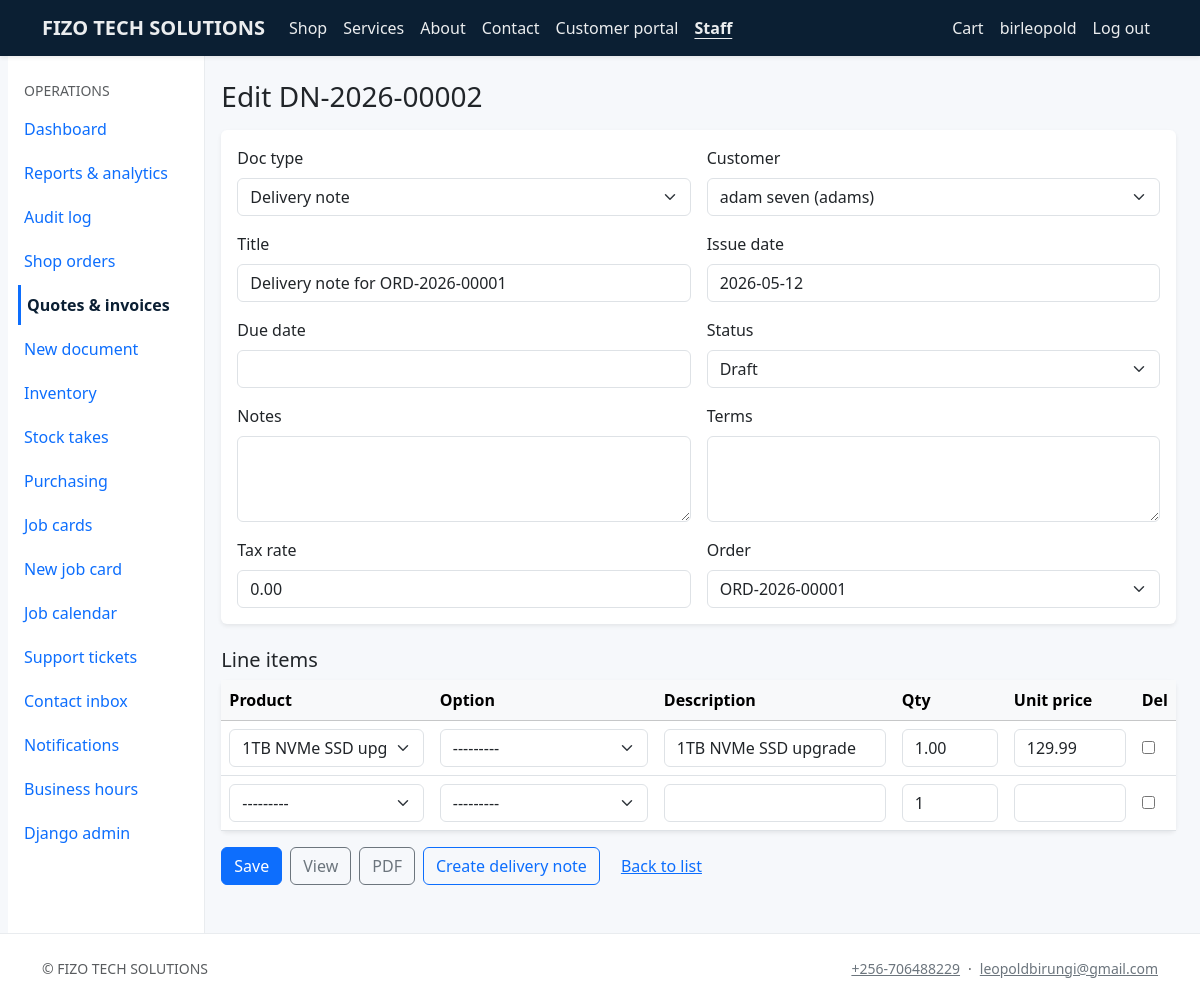
The page /staff/documents/9/ (signed in) on the database its author committed.
### core/models.py (models this page shows, shortened)
class CompanySettings(models.Model):
    company_name = models.CharField(max_length=200, default="ALLTECH")
    legal_name = models.CharField(max_length=200, blank=True)
    tagline = models.CharField(max_length=300, blank=True)
    email = models.EmailField(blank=True)
    phone = models.CharField(max_length=64, blank=True)
    website = models.URLField(blank=True)
    address_line = models.CharField(max_length=255, blank=True)
    city = models.CharField(max_length=120, blank=True)
    region = models.CharField(max_length=120, blank=True)
    postal_code = models.CharField(max_length=32, blank=True)
    country = models.CharField(max_length=120, blank=True)
    tax_id = models.CharField(max_length=64, blank=True, verbose_name="Tax / VAT ID")
    bank_details = models.TextField(blank=True, help_text="Shown on invoices / proformas.")
    default_tax_rate = models.DecimalField(
        max_digits=5, decimal_places=2, default=0, help_text="Percentage, e.g. 15.00"
    )
    currency_code = models.CharField(max_length=8, default="UGX")
    logo = models.ImageField(upload_to="company/", blank=True, null=True)
    sla_low_hours = models.PositiveIntegerField(
        default=168, help_text="SLA target (hours) for Low priority work — default 1 week."
    )
    sla_normal_hours = models.PositiveIntegerField(
        default=72, help_text="SLA target (hours) for Normal priority — default 3 days."
    )
    sla_high_hours = models.PositiveIntegerField(
        default=24, help_text="SLA target (hours) for High priority — default 24h."
    )
    sla_urgent_hours = models.PositiveIntegerField(
        default=8, help_text="SLA target (hours) for Urgent priority — default 8h."
    )
    class Meta:
        verbose_name = "Company settings"
        verbose_name_plural = "Company settings"
    @classmethod
    def load(cls) -> "CompanySettings":
        obj, _ = cls.objects.get_or_create(pk=1)
        return obj

### billing/models.py (models this page shows, shortened)
class CommercialDocument(models.Model):
    TYPE_QUOTE = "quote"
    TYPE_PROFORMA = "proforma"
    TYPE_INVOICE = "invoice"
    TYPE_RECEIPT = "receipt"
    TYPE_DELIVERY_NOTE = "delivery_note"
    TYPE_DEMAND_NOTE = "demand_note"
    TYPE_CHOICES = [
        (TYPE_QUOTE, "Quotation"),
        (TYPE_PROFORMA, "Proforma invoice"),
        (TYPE_INVOICE, "Tax invoice"),
        (TYPE_RECEIPT, "Receipt"),
        (TYPE_DELIVERY_NOTE, "Delivery note"),
        (TYPE_DEMAND_NOTE, "Demand note"),
    ]
    STATUS_DRAFT = "draft"
    STATUS_ISSUED = "issued"
    STATUS_PARTIALLY_PAID = "partial"
    STATUS_PAID = "paid"
    STATUS_CANCELLED = "cancelled"
    STATUS_CHOICES = [
        (STATUS_DRAFT, "Draft"),
        (STATUS_ISSUED, "Issued"),
        (STATUS_PARTIALLY_PAID, "Partially paid"),
        (STATUS_PAID, "Paid"),
        (STATUS_CANCELLED, "Cancelled"),
    ]
    PREFIX = {
        TYPE_QUOTE: "QUO",
        TYPE_PROFORMA: "PRO",
        TYPE_INVOICE: "INV",
        TYPE_RECEIPT: "REC",
        TYPE_DELIVERY_NOTE: "DN",
        TYPE_DEMAND_NOTE: "DEM",
    }
    doc_type = models.CharField(max_length=16, choices=TYPE_CHOICES)
    number = models.CharField(max_length=32, unique=True, db_index=True)
    customer = models.ForeignKey(
        Customer, on_delete=models.PROTECT, related_name="documents"
    )
    status = models.CharField(
        max_length=16, choices=STATUS_CHOICES, default=STATUS_DRAFT
    )
    title = models.CharField(max_length=200, blank=True)
    issue_date = models.DateField(default=timezone.localdate)
    due_date = models.DateField(null=True, blank=True)
    notes = models.TextField(blank=True)
    terms = models.TextField(blank=True)
    subtotal = models.DecimalField(max_digits=14, decimal_places=2, default=Decimal("0"))
    tax_rate = models.DecimalField(max_digits=5, decimal_places=2, default=Decimal("0"))
    tax_amount = models.DecimalField(max_digits=14, decimal_places=2, default=Decimal("0"))
    total = models.DecimalField(max_digits=14, decimal_places=2, default=Decimal("0"))
    amount_paid = models.DecimalField(max_digits=14, decimal_places=2, default=Decimal("0"))
    order = models.ForeignKey(
        Order,
        on_delete=models.SET_NULL,
        null=True,
        blank=True,
        related_name="documents",
    )
    source_document = models.ForeignKey(
        "self",
        on_delete=models.SET_NULL,
        null=True,
        blank=True,
        related_name="derived_documents",
    )
    created_by = models.ForeignKey(
        settings.AUTH_USER_MODEL,
        on_delete=models.SET_NULL,
        null=True,
        blank=True,
        related_name="documents_authored",
    )
    created_at = models.DateTimeField(auto_now_add=True)
    updated_at = models.DateTimeField(auto_now=True)
    quote_requires_internal_approval = models.BooleanField(
        default=False,
        help_text="If set, staff must approve this quotation before converting to proforma or invoice.",
    )
    quote_internally_approved = models.BooleanField(default=False)
    quote_approved_by = models.ForeignKey(
        settings.AUTH_USER_MODEL,
        on_delete=models.SET_NULL,
        null=True,
        blank=True,
        related_name="quotes_internally_approved",
    )
    quote_approved_at = models.DateTimeField(null=True, blank=True)
    quote_requires_customer_acceptance = models.BooleanField(
        default=False,
        help_text="Customer must accept via the secure link before converting this quote.",
    )
    quote_customer_token = models.UUIDField(
        null=True,
        blank=True,
        unique=True,
        editable=False,
        db_index=True,
    )
    quote_customer_accepted = models.BooleanField(
        null=True,
        blank=True,
        help_text="Null = awaiting response, True = accepted, False = declined.",
    )
    quote_customer_responded_at = models.DateTimeField(null=True, blank=True)
    quote_customer_signature_name = models.CharField(max_length=200, blank=True)
    quote_customer_decline_reason = models.CharField(max_length=500, blank=True)
    last_payment_reminder_sent = models.DateTimeField(
        null=True,
        blank=True,
        help_text="Last time an automated due-date reminder email was sent for this document.",
    )
    class Meta:
        ordering = ["-issue_date", "-id"]

### billing/views.py (the view, shortened to what this page needs)
class CommercialDocumentUpdateView(StaffRequiredMixin, UpdateView):
    model = CommercialDocument
    form_class = CommercialDocumentForm
    template_name = "billing/document_form.html"
    def get_context_data(self, **kwargs):
        ctx = super().get_context_data(**kwargs)
        ctx["line_formset"] = LineFormSet(
            self.request.POST if self.request.method == "POST" else None,
            instance=self.object,
        )
        ctx["is_create"] = False
        variants_meta = [
            {
                "id": v.pk,
                "pid": v.product_id,
                "label": f"{v.product.name} — {v.name}",
                "price": str(v.price),
            }
            for v in ProductVariant.objects.filter(is_active=True).select_related("product")
        ]
        ctx["variants_for_js"] = variants_meta
        ctx["products_price_map"] = {
            str(p.pk): str(p.price) for p in Product.objects.filter(is_published=True)
        }
        return ctx

### catalog/models.py (called while the page is built)
    def __str__(self) -> str:
        return self.name

### commerce/cart.py (called while the page is built, shortened)
def _cart_dict(session: dict[str, Any]) -> dict[str, int]:
    raw = session.get(CART_SESSION_KEY)
    if not isinstance(raw, dict):
        return {}

def cart_item_count(session) -> int:
    return sum(_cart_dict(session).values())

### commerce/context_processors.py (called while the page is built)
def cart_summary(request):
    return {"cart_item_count": cart_mod.cart_item_count(request.session)}

### commerce/models.py (called while the page is built)
    def __str__(self) -> str:
        return self.reference

### core/context_processors.py (called while the page is built)
def company(request):
    m = getattr(request, "resolver_match", None)
    url_name = getattr(m, "url_name", "") or ""
    ctx = {
        "company": CompanySettings.load(),
        "resolve_url_name": url_name,
    }
    user = getattr(request, "user", None)
    if user is not None and user.is_authenticated and user.is_staff:
        ctx["staff_unread_notifications"] = StaffNotification.objects.filter(
            recipient=user, is_read=False
        ).count()
    else:
        ctx["staff_unread_notifications"] = 0
    return ctx

### core/mixins.py (called while the page is built)
    def test_func(self) -> bool:
        return self.request.user.is_authenticated and self.request.user.is_staff

### crm/models.py (called while the page is built)
    def __str__(self) -> str:
        if self.company_name:
            return f"{self.name} ({self.company_name})"
        return self.name

### templates/billing/document_form.html (shortened to what this page needs)
{% extends "staff_base.html" %}
{% block staff_content %}
<h1 class="h3 mb-3">{% if is_create %}New commercial document{% else %}Edit {{ object.number }}{% endif %}</h1>
<form method="post" novalidate>
  <div class="card border-0 shadow-sm mb-4">
    <div class="card-body row g-3">
      {% for field in form %}
      <div class="col-md-6">
        <label class="form-label" for="{{ field.id_for_label }}">{{ field.label }}</label>
        {{ field }}
      </div>
      {% endfor %}
    </div>
  </div>
  <h2 class="h5 mb-2">Line items</h2>
  <div class="card border-0 shadow-sm mb-3">
    <div class="table-responsive">
      <table class="table mb-0 align-middle" id="line-table">
        <thead class="table-light"><tr><th>Product</th><th>Option</th><th>Description</th><th>Qty</th><th>Unit price</th><th>Del</th></tr></thead>
        <tbody>
          {% for f in line_formset %}
          <tr class="line-form-row">
            <td>{{ f.product.errors }}{{ f.product }}</td>
            <td style="min-width:14rem">{{ f.product_variant.errors }}{{ f.product_variant }}</td>
            <td>{{ f.description.errors }}{{ f.description }}</td>
            <td style="width:7rem">{{ f.quantity.errors }}{{ f.quantity }}</td>
            <td style="width:8rem">{{ f.unit_price.errors }}{{ f.unit_price }}</td>
            <td>{% if f.DELETE %}{{ f.DELETE }}{% endif %}</td>
          </tr>
          {% endfor %}
        </tbody>
      </table>
    </div>
  </div>
  <div class="d-flex flex-wrap gap-2 mb-4">
    <button type="submit" class="btn btn-primary">Save</button>
    {% if not is_create %}
    <a class="btn btn-outline-secondary" href="{% url 'staff_document_view' object.pk %}">View</a>
    <a class="btn btn-outline-secondary" href="{% url 'staff_document_pdf' object.pk %}" target="_blank" rel="noopener noreferrer" aria-label="Open document PDF in a new tab">PDF</a>
    {% if object.order_id %}
    <a class="btn btn-outline-primary" href="{% url 'staff_document_to_delivery_note' object.pk %}">Create delivery note</a>
    {% endif %}
    {% endif %}
    <a class="btn btn-link" href="{% url 'staff_documents' %}">Back to list</a>
  </div>
</form>
{% endblock %}

### templates/base.html (shortened to what this page needs)
{% load static %}
<!DOCTYPE html>
<html lang="en">
<head>
  <link href="https://cdn.jsdelivr.net/npm/bootstrap@5.3.3/dist/css/bootstrap.min.css" rel="stylesheet">
  <link href="https://cdn.jsdelivr.net/npm/bootstrap-icons@1.11.3/font/bootstrap-icons.min.css" rel="stylesheet">
  <link href="{% static 'css/site.css' %}" rel="stylesheet">
</head>
<body class="d-flex flex-column min-vh-100 site-body">
  <header>
  {% with u=resolve_url_name %}
  <nav class="navbar navbar-expand-lg navbar-dark site-navbar shadow-sm sticky-top" aria-label="Main navigation">
    <div class="container">
      <a class="navbar-brand fw-semibold" href="{% url 'home' %}">{{ company.company_name }}</a>
      <div class="collapse navbar-collapse" id="navMain">
        <ul class="navbar-nav me-auto mb-2 mb-lg-0">
          <li class="nav-item"><a class="nav-link" href="{% url 'product_list' %}" >Shop</a></li>
          <li class="nav-item"><a class="nav-link" href="{% url 'product_list' %}?kind=service" >Services</a></li>
          <li class="nav-item"><a class="nav-link" href="{% url 'about' %}" {% if u == 'about' %}aria-current="page"{% endif %}>About</a></li>
          <li class="nav-item"><a class="nav-link" href="{% url 'contact' %}" {% if u == 'contact' %}aria-current="page"{% endif %}>Contact</a></li>
          <li class="nav-item"><a class="nav-link" href="{% if user.is_authenticated %}{% url 'portal_home' %}{% else %}{% url 'portal_login' %}{% endif %}" {% if 'portal_' in u %}aria-current="page"{% endif %}>Customer portal</a></li>
          {% if user.is_staff %}
          <li class="nav-item"><a class="nav-link" href="{% url 'staff_dashboard' %}" {% if 'staff_' in u %}aria-current="page"{% endif %}>Staff</a></li>
          {% endif %}
        </ul>
        <ul class="navbar-nav ms-auto">
          <li class="nav-item">
            <a class="nav-link" href="{% url 'cart' %}" {% if u == 'cart' or u == 'checkout' %}aria-current="page"{% endif %} {% if cart_item_count %}aria-label="Shopping cart, {{ cart_item_count }} items"{% else %}aria-label="Shopping cart"{% endif %}>Cart
            </a>
          </li>
          {% if user.is_authenticated %}
          <li class="nav-item"><span class="nav-link disabled small" aria-hidden="true">{{ user.get_username }}</span><span class="visually-hidden">Signed in as {{ user.get_username }}</span></li>
          <li class="nav-item">
            <form method="post" action="{% url 'logout' %}" class="d-inline">
              <button type="submit" class="nav-link bg-transparent border-0 text-start w-100 py-2" aria-label="Log out {{ user.get_username }}">Log out</button>
            </form>
          </li>
          {% else %}
          <li class="nav-item"><a class="nav-link" href="{% url 'login' %}" {% if u == 'login' %}aria-current="page"{% endif %}>Staff login</a></li>
          {% endif %}
        </ul>
      </div>
    </div>
  </nav>
  {% endwith %}
  </header>
  <main id="main-content" class="flex-grow-1 site-main">
    {% block content %}{% endblock %}
  </main>
  <footer class="footer-site py-4 mt-auto d-none d-lg-block">
    <div class="container small text-muted d-flex flex-wrap justify-content-between gap-2 align-items-center">
      <span>&copy; {{ company.company_name }}</span>
      <span class="d-flex flex-wrap gap-2 align-items-center">
        {% if company.phone %}<a class="link-secondary text-decoration-underline" href="tel:{{ company.phone|cut:' ' }}">{{ company.phone }}</a>{% endif %}
        {% if company.phone and company.email %}<span aria-hidden="true">·</span>{% endif %}
        {% if company.email %}<a class="link-secondary text-decoration-underline" href="mailto:{{ company.email }}">{{ company.email }}</a>{% endif %}
      </span>
    </div>
  </footer>
</body>
</html>

### static/css/site.css (style rules this page uses)
:root { --at-navy: #0b1f33; --at-accent: #0d6efd; --at-muted: #6c757d; --at-tabbar-h: 3.5rem; --at-tabbar-more: 5.5rem; }
body { font-family: "Segoe UI", system-ui, -apple-system, sans-serif; color: #212529; background: #f6f8fb; }
.site-navbar { background: var(--at-navy) !important; }
.site-navbar .nav-link, .site-navbar .navbar-brand { color: rgba(255, 255, 255, 0.92) !important; }
.site-navbar .nav-link[aria-current="page"] { font-weight: 600; text-decoration: underline; text-underline-offset: 0.25rem; }
.site-navbar button.nav-link, .site-navbar button.nav-link:hover, .site-navbar button.nav-link:focus { color: rgba(255, 255, 255, 0.92) !important; }
.footer-site { background: #fff; border-top: 1px solid #e9ecef; margin-top: 3rem; }
@media (min-width: 992px) { .site-main { padding-bottom: 0 !important; } }

### rows shown on the page
CompanySettings: company_name "FIZO TECH SOLUTIONS", phone "+256-706488229", email "leopoldbirungi@gmail.com"
CommercialDocument: number "DN-2026-00002", form "Delivery note" "adam seven (adams)" "Delivery note for ORD-2026-00001" "2026-05-12" "Draft" "0.00" "ORD-2026-00001"

### other values the page prints
{{ user.get_username }} "birleopold"
{{ field.label }} "Doc type" "Customer" "Title" "Issue date" "Due date" "Status" "Notes" "Terms" "Tax rate" "Order"
